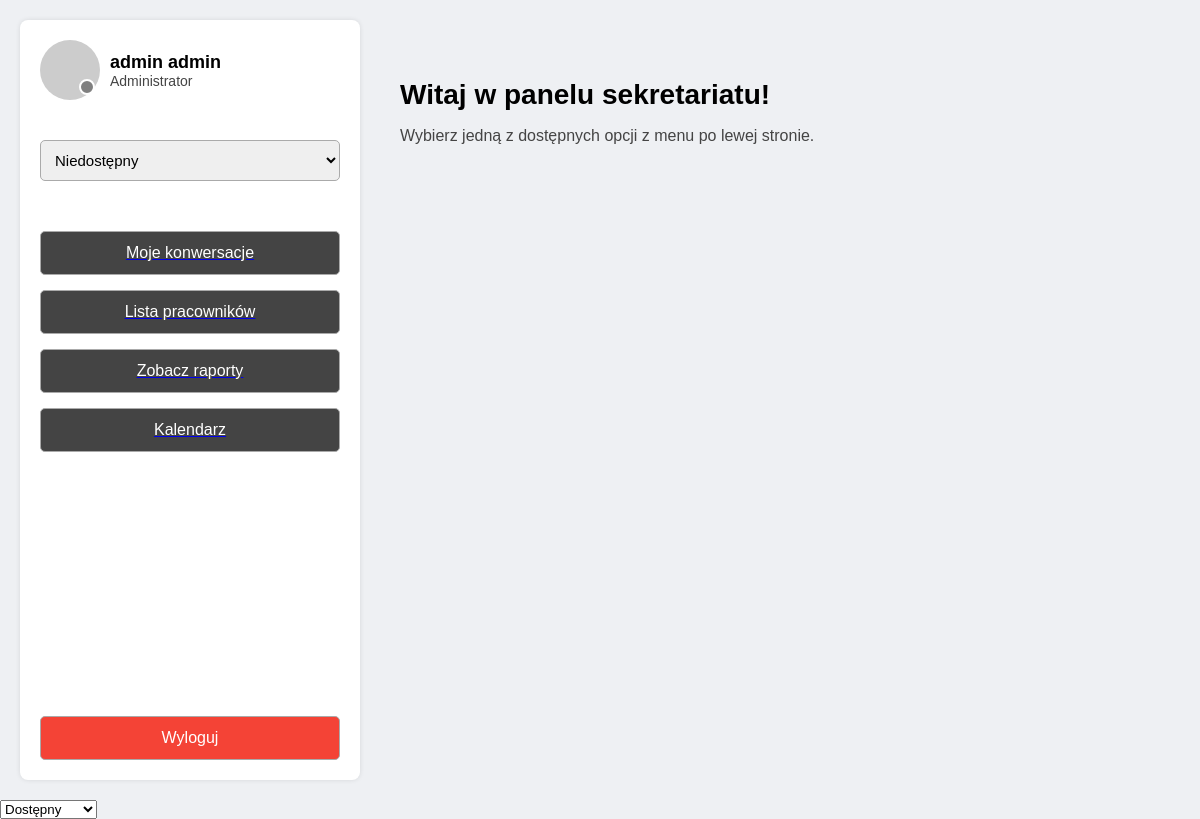
The app's page /secretariat/mainpage/ (signed in) with its own data.
### users/models.py (models this page shows, shortened)
class User(AbstractUser):
    ROLE_CHOICES = [
        ('administrator', 'Administrator'),
        ('secretariat', 'Sekretariat'),
        ('user', 'Użytkownik'),
    ]
    STATUS_CHOICES = [
        ('available', 'Dostępny'),
        ('busy', 'Zajęty'),
        ('offline', 'Niedostępny'),
    ]
    rola = models.CharField(max_length=20, choices=ROLE_CHOICES, default='user')
    status = models.CharField(max_length=20, choices=STATUS_CHOICES, default='available')

### users/views.py (the view)
# urls.py: path('secretariat/mainpage/', secretariat_mainpage, name='secretariat_mainpage'),
@login_required
def secretariat_mainpage(request):
    return render(request, 'secretariat/secretariat_mainpage.html')

### users/templates/secretariat/secretariat_mainpage.html (shortened to what this page needs)
<!DOCTYPE html>
<html lang="pl">
<head>
</head>
<body>
  <div class="container">
    <div class="sidebar">
      <div class="top-section">
        <div class="profile">
          <div class="profile-pic">
            <div class="status-dot {% if request.user.status == 'available' %}green{% elif request.user.status == 'busy' %}orange{% else %}gray{% endif %}"></div>
          </div>
          <div class="user-info">
            <h2>{{ request.user.get_full_name }}</h2>
            <div class="role">{{ request.user.get_rola_display }}</div>
          </div>
        </div>
        <form method="post" action="{% url 'change_status' %}" style="margin-top: 10px;">
          <select name="status" onchange="this.form.submit()" style="width: 100%; padding: 10px; font-size: 15px; border-radius: 5px; border: 1px solid #aaa;">
            <option value="offline" {% if request.user.status == 'offline' %}selected{% endif %}>Niedostępny</option>
          </select>
        </form>
        <div class="buttons">
          <a href="{% url 'messages' %}"><button>Moje konwersacje</button></a>
          <a href="/secretariat/list/"><button>Lista pracowników</button></a>
          <a href="/secretariat/raport/"><button>Zobacz raporty</button></a>
          <a href="{% url 'calendar' %}"><button>Kalendarz</button></a>
        </div>
      </div>
      <form method="post" action="{% url 'logout' %}">
        <button class="logout-btn" type="submit">Wyloguj</button>
      </form>
    </div>
    <div class="main">
      <h1>Witaj w panelu sekretariatu!</h1>
      <p>Wybierz jedną z dostępnych opcji z menu po lewej stronie.</p>
    </div>
  </div>
  <select onchange="changeStatus(this.value)">
    <option value="available">Dostępny</option>
  </select>
</body>
</html>

### users/templates/secretariat/secretariat_mainpage.html (style rules this page uses)
body { margin: 0; font-family: Arial, sans-serif; background-color: #eef0f3; }
.container { display: flex; height: 100vh; padding: 20px; box-sizing: border-box; }
.sidebar { width: 300px; background-color: white; padding: 20px; border-radius: 8px; box-shadow: 0 0 5px rgba(0, 0, 0, 0.1); display: flex; flex-direction: column; justify-content: space-between; }
.top-section { display: flex; flex-direction: column; gap: 30px; }
.profile { display: flex; align-items: center; gap: 10px; }
.profile-pic { width: 60px; height: 60px; background-color: #ccc; border-radius: 50%; position: relative; }
.status-dot { position: absolute; bottom: 5px; right: 5px; width: 12px; height: 12px; background-color: green; border-radius: 50%; border: 2px solid white; }
.user-info h2 { margin: 0; font-size: 18px; }
.role { font-size: 14px; color: #444; }
.buttons { display: flex; flex-direction: column; gap: 15px; margin-top: 20px; }
.buttons button, .logout-btn { width: 100%; padding: 12px 20px; font-size: 16px; border: 1px solid #aaa; border-radius: 5px; cursor: pointer; box-sizing: border-box; text-align: center; display: block; color: #ffffff; background-color: #444; }
.logout-btn { background-color: #f44336; color: white; margin-top: 30px; }
.main { flex: 1; padding: 40px; }
.main h1 { font-size: 28px; margin-bottom: 10px; }
.main p { font-size: 16px; color: #444; }
form { margin-top: auto; }
.status-dot.gray { background-color: gray; }

### records on screen
User: user.get_full_name "admin admin", user.rola "Administrator", status "Niedostępny"
